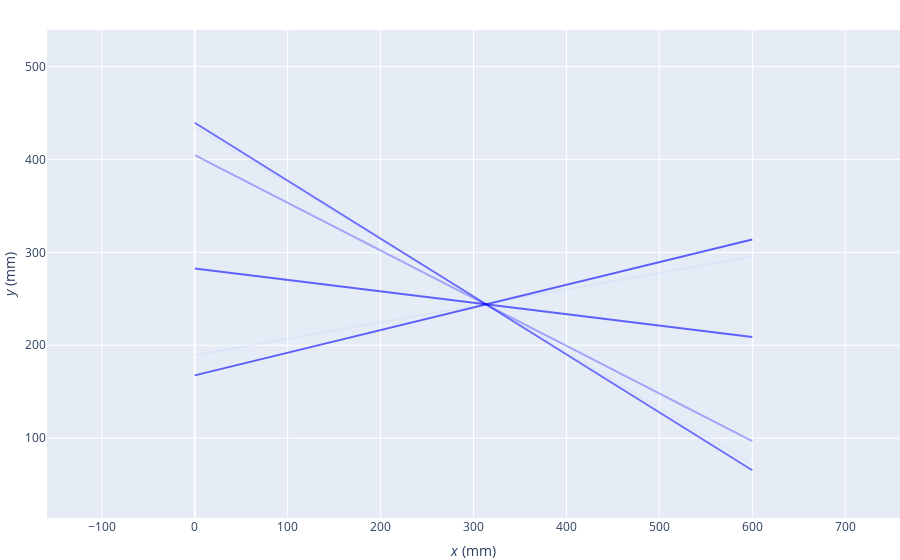

Write notebook code for a chart like this one.
### Markdown cell above
Then, we run and iteratively recalculate the centroid and variance with the weighted LORs, using the weights we have just calculated. The LOR weights are then recalculated and the "outlier" lines become much less visible.

### Code cell
x = Centroid(lors, weights)
d2 = dist_matrix(x, lors)
variance = np.sqrt(np.mean(d2*weights))
weights  = Latent_weights(d2, variance, eps=0.0001)

print(f"After iterating: Centroid = {x} mm, Variance = {variance} mm")

centroid = np.insert(x, 0, lors[:, 0].mean())
plot_lors[:,5] = weights

grapher = PlotlyGrapher2D()

for i in range(0, len(plot_lors)):
    grapher.add_lines(plot_lors[i:i+1,:], opacity=0.6*plot_lors[i,5]/max(plot_lors[:,5]), color='blue')

grapher.add_points([centroid], size=variance)

grapher.show()

### Figure 1 — Plotly figure (JSON) as saved in the notebook; plotly's stock layout.template omitted (floating-point values rounded to 4 significant figures)
{"data": [{"line": {"color": "blue", "width": 2}, "mode": "lines", "opacity": 6.659e-22, "type": "scatter", "x": [0, 600, null], "xaxis": "x", "y": [168.7, 142.8, null], "yaxis": "y"}, {"line": {"color": "blue", "width": 2}, "mode": "lines", "opacity": 0.6, "type": "scatter", "x": [0, 600, null], "xaxis": "x", "y": [167.6, 313.9, null], "yaxis": "y"}, {"line": {"color": "blue", "width": 2}, "mode": "lines", "opacity": 6.659e-22, "type": "scatter", "x": [0, 600, null], "xaxis": "x", "y": [410, 240.1, null], "yaxis": "y"}, {"line": {"color": "blue", "width": 2}, "mode": "lines", "opacity": 6.659e-22, "type": "scatter", "x": [0, 600, null], "xaxis": "x", "y": [296.2, 452.5, null], "yaxis": "y"}, {"line": {"color": "blue", "width": 2}, "mode": "lines", "opacity": 6.659e-22, "type": "scatter", "x": [0, 600, null], "xaxis": "x", "y": [115.1, 353.4, null], "yaxis": "y"}, {"line": {"color": "blue", "width": 2}, "mode": "lines", "opacity": 6.659e-22, "type": "scatter", "x": [0, 600, null], "xaxis": "x", "y": [132.2, 266.1, null], "yaxis": "y"}, {"line": {"color": "blue", "width": 2}, "mode": "lines", "opacity": 4.5e-12, "type": "scatter", "x": [0, 600, null], "xaxis": "x", "y": [373.5, 131, null], "yaxis": "y"}, {"line": {"color": "blue", "width": 2}, "mode": "lines", "opacity": 6.659e-22, "type": "scatter", "x": [0, 600, null], "xaxis": "x", "y": [111.5, 353.4, null], "yaxis": "y"}, {"line": {"color": "blue", "width": 2}, "mode": "lines", "opacity": 5.381e-14, "type": "scatter", "x": [0, 600, null], "xaxis": "x", "y": [209.4, 280.8, null], "yaxis": "y"}, {"line": {"color": "blue", "width": 2}, "mode": "lines", "opacity": 6.659e-22, "type": "scatter", "x": [0, 600, null], "xaxis": "x", "y": [274.9, 306.2, null], "yaxis": "y"}, {"line": {"color": "blue", "width": 2}, "mode": "lines", "opacity": 6.659e-22, "type": "scatter", "x": [0, 600, null], "xaxis": "x", "y": [238.9, 168.1, null], "yaxis": "y"}, {"line": {"color": "blue", "width": 2}, "mode": "lines", "opacity": 7.943e-15, "type": "scatter", "x": [0, 600, null], "xaxis": "x", "y": [428.3, 70.2, null], "yaxis": "y"}, {"line": {"color": "blue", "width": 2}, "mode": "lines", "opacity": 4.375e-11, "type": "scatter", "x": [0, 600, null], "xaxis": "x", "y": [133.3, 349.9, null], "yaxis": "y"}, {"line": {"color": "blue", "width": 2}, "mode": "lines", "opacity": 6.659e-22, "type": "scatter", "x": [0, 600, null], "xaxis": "x", "y": [305, 103.2, null], "yaxis": "y"}, {"line": {"color": "blue", "width": 2}, "mode": "lines", "opacity": 6.659e-22, "type": "scatter", "x": [0, 600, null], "xaxis": "x", "y": [92, 392.9, null], "yaxis": "y"}, {"line": {"color": "blue", "width": 2}, "mode": "lines", "opacity": 3.734e-16, "type": "scatter", "x": [0, 600, null], "xaxis": "x", "y": [185.9, 302.7, null], "yaxis": "y"}, {"line": {"color": "blue", "width": 2}, "mode": "lines", "opacity": 6.659e-22, "type": "scatter", "x": [0, 600, null], "xaxis": "x", "y": [185.3, 285, null], "yaxis": "y"}, {"line": {"color": "blue", "width": 2}, "mode": "lines", "opacity": 6.659e-22, "type": "scatter", "x": [0, 600, null], "xaxis": "x", "y": [245.4, 257.2, null], "yaxis": "y"}, {"line": {"color": "blue", "width": 2}, "mode": "lines", "opacity": 6.659e-22, "type": "scatter", "x": [0, 600, null], "xaxis": "x", "y": [112.7, 394.1, null], "yaxis": "y"}, {"line": {"color": "blue", "width": 2}, "mode": "lines", "opacity": 6.659e-22, "type": "scatter", "x": [0, 600, null], "xaxis": "x", "y": [171.1, 302.7, null], "yaxis": "y"}, {"line": {"color": "blue", "width": 2}, "mode": "lines", "opacity": 6.659e-22, "type": "scatter", "x": [0, 600, null], "xaxis": "x", "y": [390.6, 254.9, null], "yaxis": "y"}, {"line": {"color": "blue", "width": 2}, "mode": "lines", "opacity": 6.659e-22, "type": "scatter", "x": [0, 600, null], "xaxis": "x", "y": [47.2, 413.6, null], "yaxis": "y"}, {"line": {"color": "blue", "width": 2}, "mode": "lines", "opacity": 6.659e-22, "type": "scatter", "x": [0, 600, null], "xaxis": "x", "y": [341, 132.8, null], "yaxis": "y"}, {"line": {"color": "blue", "width": 2}, "mode": "lines", "opacity": 1.908e-21, "type": "scatter", "x": [0, 600, null], "xaxis": "x", "y": [126.3, 345.1, null], "yaxis": "y"}, {"line": {"color": "blue", "width": 2}, "mode": "lines", "opacity": 0.02853, "type": "scatter", "x": [0, 600, null], "xaxis": "x", "y": [434.8, 72, null], "yaxis": "y"}, {"line": {"color": "blue", "width": 2}, "mode": "lines", "opacity": 6.659e-22, "type": "scatter", "x": [0, 600, null], "xaxis": "x", "y": [335.1, 215.4, null], "yaxis": "y"}, {"line": {"color": "blue", "width": 2}, "mode": "lines", "opacity": 6.659e-22, "type": "scatter", "x": [0, 600, null], "xaxis": "x", "y": [276.7, 195.3, null], "yaxis": "y"}, {"line": {"color": "blue", "width": 2}, "mode": "lines", "opacity": 0.04055, "type": "scatter", "x": [0, 600, null], "xaxis": "x", "y": [189.4, 295.6, null], "yaxis": "y"}, {"line": {"color": "blue", "width": 2}, "mode": "lines", "opacity": 8.862e-05, "type": "scatter", "x": [0, 600, null], "xaxis": "x", "y": [305, 185.9, null], "yaxis": "y"}, {"line": {"color": "blue", "width": 2}, "mode": "lines", "opacity": 6.659e-22, "type": "scatter", "x": [0, 600, null], "xaxis": "x", "y": [430.1, 135.7, null], "yaxis": "y"}, {"line": {"color": "blue", "width": 2}, "mode": "lines", "opacity": 3.567e-10, "type": "scatter", "x": [0, 600, null], "xaxis": "x", "y": [446.6, 64.3, null], "yaxis": "y"}, {"line": {"color": "blue", "width": 2}, "mode": "lines", "opacity": 6.659e-22, "type": "scatter", "x": [0, 600, null], "xaxis": "x", "y": [174.1, 71.4, null], "yaxis": "y"}, {"line": {"color": "blue", "width": 2}, "mode": "lines", "opacity": 6.659e-22, "type": "scatter", "x": [0, 600, null], "xaxis": "x", "y": [194.1, 120.4, null], "yaxis": "y"}, {"line": {"color": "blue", "width": 2}, "mode": "lines", "opacity": 6.659e-22, "type": "scatter", "x": [0, 600, null], "xaxis": "x", "y": [116.2, 351, null], "yaxis": "y"}, {"line": {"color": "blue", "width": 2}, "mode": "lines", "opacity": 1.078e-06, "type": "scatter", "x": [0, 600, null], "xaxis": "x", "y": [230.1, 253.7, null], "yaxis": "y"}, {"line": {"color": "blue", "width": 2}, "mode": "lines", "opacity": 4.058e-18, "type": "scatter", "x": [0, 600, null], "xaxis": "x", "y": [276.7, 220.1, null], "yaxis": "y"}, {"line": {"color": "blue", "width": 2}, "mode": "lines", "opacity": 0.0002388, "type": "scatter", "x": [0, 600, null], "xaxis": "x", "y": [296.2, 194.1, null], "yaxis": "y"}, {"line": {"color": "blue", "width": 2}, "mode": "lines", "opacity": 6.659e-22, "type": "scatter", "x": [0, 600, null], "xaxis": "x", "y": [50.2, 376.4, null], "yaxis": "y"}, {"line": {"color": "blue", "width": 2}, "mode": "lines", "opacity": 1.571e-12, "type": "scatter", "x": [0, 600, null], "xaxis": "x", "y": [300.3, 197.6, null], "yaxis": "y"}, {"line": {"color": "blue", "width": 2}, "mode": "lines", "opacity": 6.659e-22, "type": "scatter", "x": [0, 600, null], "xaxis": "x", "y": [103.2, 136.9, null], "yaxis": "y"}, {"line": {"color": "blue", "width": 2}, "mode": "lines", "opacity": 0.3045, "type": "scatter", "x": [0, 600, null], "xaxis": "x", "y": [404.7, 96.8, null], "yaxis": "y"}, {"line": {"color": "blue", "width": 2}, "mode": "lines", "opacity": 0.5328, "type": "scatter", "x": [0, 600, null], "xaxis": "x", "y": [439.5, 65.5, null], "yaxis": "y"}, {"line": {"color": "blue", "width": 2}, "mode": "lines", "opacity": 6.659e-22, "type": "scatter", "x": [0, 600, null], "xaxis": "x", "y": [259, 290.3, null], "yaxis": "y"}, {"line": {"color": "blue", "width": 2}, "mode": "lines", "opacity": 6.659e-22, "type": "scatter", "x": [0, 600, null], "xaxis": "x", "y": [167.6, 227.7, null], "yaxis": "y"}, {"line": {"color": "blue", "width": 2}, "mode": "lines", "opacity": 0.5888, "type": "scatter", "x": [0, 600, null], "xaxis": "x", "y": [282.6, 208.9, null], "yaxis": "y"}, {"line": {"color": "blue", "width": 2}, "mode": "lines", "opacity": 6.659e-22, "type": "scatter", "x": [0, 600, null], "xaxis": "x", "y": [227.7, 430.1, null], "yaxis": "y"}, {"line": {"color": "blue", "width": 2}, "mode": "lines", "opacity": 6.659e-22, "type": "scatter", "x": [0, 600, null], "xaxis": "x", "y": [277.3, 395.3, null], "yaxis": "y"}, {"line": {"color": "blue", "width": 2}, "mode": "lines", "opacity": 1.636e-15, "type": "scatter", "x": [0, 600, null], "xaxis": "x", "y": [165.8, 310.3, null], "yaxis": "y"}, {"line": {"color": "blue", "width": 2}, "mode": "lines", "opacity": 6.007e-06, "type": "scatter", "x": [0, 600, null], "xaxis": "x", "y": [154.6, 322.7, null], "yaxis": "y"}, {"line": {"color": "blue", "width": 2}, "mode": "lines", "opacity": 6.659e-22, "type": "scatter", "x": [0, 600, null], "xaxis": "x", "y": [76.1, 506.2, null], "yaxis": "y"}, {"marker": {"color": [244.1], "colorscale": [[0, "#000004"], [0.1111, "#180f3d"], [0.2222, "#440f76"], [0.3333, "#721f81"], [0.4444, "#9e2f7f"], [0.5556, "#cd4071"], [0.6667, "#f1605d"], [0.7778, "#fd9668"], [0.8889, "#feca8d"], [1, "#fcfdbf"]], "opacity": 0.8, "size": 0.3313}, "mode": "markers", "type": "scatter", "x": [313.7], "xaxis": "x", "y": [244.1], "yaxis": "y"}], "layout": {"annotations": [{"font": {"size": 16}, "showarrow": false, "text": "  ", "x": 0.5, "xanchor": "center", "xref": "paper", "y": 1, "yanchor": "bottom", "yref": "paper"}], "margin": {"b": 30, "l": 0, "r": 0, "t": 30}, "showlegend": false, "xaxis": {"anchor": "y", "domain": [0, 1], "range": [0, 600], "title": {"text": "<i>x</i> (mm)"}}, "yaxis": {"anchor": "x", "domain": [0, 1], "scaleanchor": "x", "scaleratio": 1, "title": {"text": "<i>y</i> (mm)"}}}}
